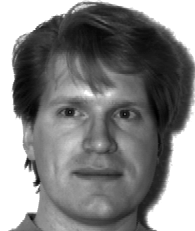
#> input picture HW/HW07/Yale_Face_Database/Yale_Face_Database/Training/subject01.centerlight.pgm, 195 x 231 px
$ python kernel_eigenfaces.py
#> lines starting #> are read from the running program, lines starting #| are printed output that depends on the picture
#> call 2 of read_images_from_directory, with image_size = (24, 29)
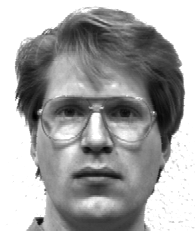
#> input picture HW/HW07/Yale_Face_Database/Yale_Face_Database/Testing/subject01.glasses.pgm, 195 x 231 px
import os
import numpy as np
import matplotlib.pyplot as plt
from argparse import ArgumentParser
from scipy.spatial.distance import cdist
from PIL import Image


# [7 lines left out: function simple_PCA, not called in this run]

def kernel_PCA(images, kernel_type, gamma):
    if kernel_type == 'linear':
        kernel = images.T.dot(images)
    elif kernel_type == 'rbf':
        kernel = np.exp(-gamma * cdist(images.T, images.T, 'sqeuclidean'))
    else:
        raise BaseException(f'Invalid kernel type. The kernel type should be linear or rbf')

    matrix_n = np.ones((29 * 24, 29 * 24), dtype=float) / (29 * 24)
    matrix = kernel - matrix_n.dot(kernel) - kernel.dot(matrix_n) + matrix_n.dot(kernel).dot(matrix_n)
    return matrix

def PCA(train_images, train_labels, test_images, test_labels, mode, k_neighbors, kernel_type, gamma):
    num_train = len(train_images)
    if mode == 'simple':
        matrix = simple_PCA(num_train, train_images)
    elif mode == 'kernel':
        matrix = kernel_PCA(train_images, kernel_type, gamma)
    else:
        raise BaseException(f'Invalid mode. The mode should be simple or kernel')

    eigenvec = find_eigenvector(matrix)
    eigenface(eigenvec, 0)
    reconstruction(num_train, train_images, eigenvec)
    classify(num_train, len(test_images), train_images, train_labels, test_images, test_labels, eigenvec, k_neighbors)
    plt.tight_layout()
    plt.show()
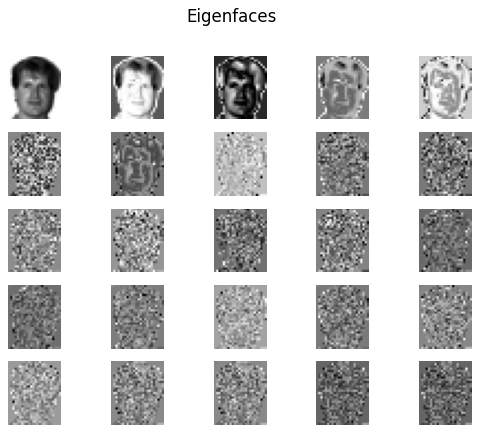
#> figure drawn by matplotlib, 25 panels
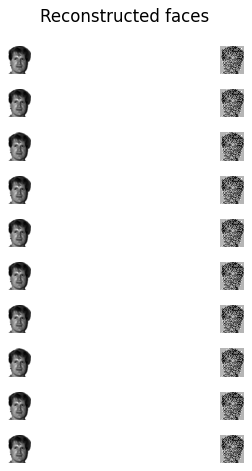
#> figure drawn by matplotlib, 20 panels


# [78 lines left out: functions simple_LDA, kernel_LDA, LDA, not called in this run]


def find_eigenvector(matrix):
    eigenvalues, eigenvectors = np.linalg.eig(matrix)
    idx = np.argsort(eigenvalues)[::-1][:25]
    eigenvec = eigenvectors[:, idx].real
    return eigenvec

def eigenface(eigenvectors, mode):
    faces = eigenvectors.T.reshape((25, 29, 24))
    fig = plt.figure(1)
    # fig.canvas.set_window_title(f'{"Eigenfaces" if mode == 0 else "Fisherfaces"}')
    fig.suptitle(f'{"Eigenfaces" if mode == 0 else "Fisherfaces"}')
    for idx in range(25):
        plt.subplot(5, 5, idx + 1)
        plt.axis('off')
        plt.imshow(faces[idx, :, :], cmap='gray')


def reconstruction(num_image, images, eigenvec):
    reconstruct_image = np.zeros((10, 29 * 24))
    choice = np.random.choice(num_image, 10)
    for idx in range(10):
        reconstruct_image[idx, :] = images[choice[idx], :].dot(eigenvec).dot(eigenvec.T)

    fig = plt.figure(2)
    # fig.canvas.set_window_title('Reconstructed faces')
    fig.suptitle('Reconstructed faces')
    for idx in range(10):
        plt.subplot(10, 2, idx * 2 + 1)
        plt.axis('off')
        plt.imshow(images[choice[idx], :].reshape(29, 24), cmap='gray')

        plt.subplot(10, 2, idx * 2 + 2)
        plt.axis('off')
        plt.imshow(reconstruct_image[idx, :].reshape(29, 24), cmap='gray')

def decorrelate(num_image, images, eigenvec):
    decorrlated_image = np.zeros((num_image, 25))
    for idx, image in enumerate(images):
        decorrlated_image[idx, :] = image.dot(eigenvec)
    return decorrlated_image

def classify(num_train, num_test, train_images, train_labels, test_images, test_labels, eigenvec, k_neighbors):
    decorrelate_train = decorrelate(num_train, train_images, eigenvec)
    decorrelate_test = decorrelate(num_test, test_images, eigenvec)

    error = 0
    distance = np.zeros(num_train)

    for test_idx, test_image in enumerate(decorrelate_test):
        for train_idx, train_image in enumerate(decorrelate_train):
            distance[train_idx] = np.linalg.norm(test_image - train_image)

        min_distance = np.argsort(distance)[:k_neighbors]
        predict = np.argmax(np.bincount(train_labels[min_distance]))
        if predict != test_labels[test_idx]:
            error += 1
    print(f'Error count: {error}\nError rate: {float(error) / num_test}')


def read_images_from_directory(directory_path, image_size=(24, 29)):
    """
    讀取指定目錄中的圖像和標籤。

    參數：
    directory_path (str): 圖像目錄的路徑。
    image_size (tuple): 圖像大小，預設為 (24, 29)。

    返回：
    images (numpy.ndarray): 讀取的圖像數據。
    labels (numpy.ndarray): 對應的標籤數據。
    """
    n_files = 0
    with os.scandir(directory_path) as directory:
        n_files = len([file for file in directory if file.is_file()])

    images = np.zeros((n_files, image_size[0] * image_size[1]))
    labels = np.zeros(n_files, dtype=int)

    with os.scandir(directory_path) as directory:
        for idx, file in enumerate(directory):
            if file.path.endswith('.pgm') and file.is_file():
                face = np.asarray(Image.open(file.path).resize(image_size)).reshape(1, -1)
                images[idx, :] = face
                labels[idx] = int(file.name[7:9])

    # images: 二維numpy數組，形狀為(n_files, images[0]*images[1])，每一列儲存flatten後的圖像數據
    # labels: 一為numpy數組，長度為n_files，對應的labels
    return images, labels


def parse_arguments():
    parser = ArgumentParser(description='kernel_eigenfaces')
    parser.add_argument('--algo', default='PCA', help='PCA, LDA', type=str)
    parser.add_argument('--mode', default='kernel', help='simple, kernel', type=str)
    parser.add_argument('--k_neighbors', default=10, type=int)
    parser.add_argument('--type_kernel', default='rbf', help='linear, rbf', type=str)
    parser.add_argument('--gamma', default=1e-6, type=float)
    return parser.parse_args()


if __name__ == '__main__':
    args = parse_arguments()
    filename = './Yale_Face_Database/Yale_Face_Database'
    algo = args.algo
    mode = args.mode
    k_neighbors = args.k_neighbors
    kernel_type = args.type_kernel
    gamma = args.gamma

    train_images, train_labels = read_images_from_directory(f'{filename}/Training', image_size=(24, 29))
    test_images, test_labels = read_images_from_directory(f'{filename}/Testing', image_size=(24, 29))

    if algo == 'PCA':
        PCA(train_images, train_labels, test_images, test_labels, mode, k_neighbors, kernel_type, gamma)
    else:
        LDA(train_images, train_labels, test_images, test_labels, mode, k_neighbors, kernel_type, gamma)
